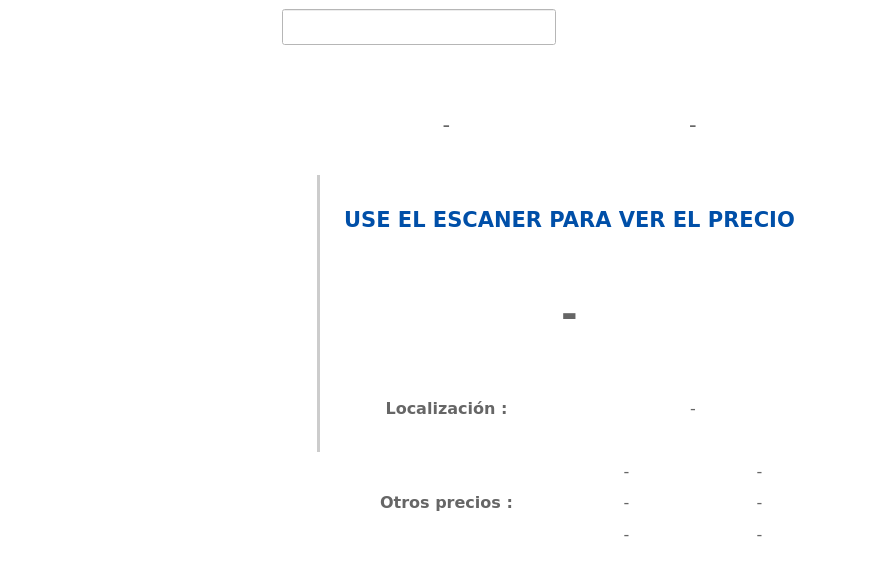
<?xml version="1.0" encoding="UTF-8"?>
<ui version="4.0">
 <class>Checador</class>
 <widget class="QMainWindow" name="Checador">
  <property name="geometry">
   <rect>
    <x>0</x>
    <y>0</y>
    <width>884</width>
    <height>587</height>
   </rect>
  </property>
  <property name="windowTitle">
   <string>Checador</string>
  </property>
  <property name="styleSheet">
   <string notr="true">background-color: rgb(255, 255, 255);</string>
  </property>
  <widget class="QWidget" name="centralwidget">
   <layout class="QGridLayout" name="gridLayout">
    <item row="1" column="3">
     <layout class="QHBoxLayout" name="horizontalLayout">
      <item>
       <spacer name="horizontalSpacer_2">
        <property name="orientation">
         <enum>Qt::Horizontal</enum>
        </property>
        <property name="sizeHint" stdset="0">
         <size>
          <width>40</width>
          <height>20</height>
         </size>
        </property>
       </spacer>
      </item>
      <item>
       <widget class="QLineEdit" name="input">
        <property name="sizePolicy">
         <sizepolicy hsizetype="Expanding" vsizetype="Maximum">
          <horstretch>0</horstretch>
          <verstretch>0</verstretch>
         </sizepolicy>
        </property>
        <property name="font">
         <font>
          <pointsize>18</pointsize>
         </font>
        </property>
        <property name="alignment">
         <set>Qt::AlignCenter</set>
        </property>
       </widget>
      </item>
      <item>
       <spacer name="horizontalSpacer">
        <property name="orientation">
         <enum>Qt::Horizontal</enum>
        </property>
        <property name="sizeHint" stdset="0">
         <size>
          <width>40</width>
          <height>20</height>
         </size>
        </property>
       </spacer>
      </item>
      <item>
       <widget class="QPushButton" name="pushButton">
        <property name="sizePolicy">
         <sizepolicy hsizetype="Preferred" vsizetype="Preferred">
          <horstretch>0</horstretch>
          <verstretch>0</verstretch>
         </sizepolicy>
        </property>
        <property name="styleSheet">
         <string notr="true"/>
        </property>
        <property name="text">
         <string/>
        </property>
        <property name="icon">
         <iconset resource="Checador.qrc">
          <normaloff>:/images/error.png</normaloff>:/images/error.png</iconset>
        </property>
        <property name="iconSize">
         <size>
          <width>36</width>
          <height>36</height>
         </size>
        </property>
        <property name="flat">
         <bool>true</bool>
        </property>
       </widget>
      </item>
     </layout>
    </item>
    <item row="2" column="3">
     <layout class="QHBoxLayout" name="horizontalLayout_2">
      <item>
       <spacer name="horizontalSpacer_3">
        <property name="orientation">
         <enum>Qt::Horizontal</enum>
        </property>
        <property name="sizeType">
         <enum>QSizePolicy::Fixed</enum>
        </property>
        <property name="sizeHint" stdset="0">
         <size>
          <width>40</width>
          <height>20</height>
         </size>
        </property>
       </spacer>
      </item>
      <item>
       <widget class="QFrame" name="frame">
        <property name="sizePolicy">
         <sizepolicy hsizetype="Preferred" vsizetype="Expanding">
          <horstretch>0</horstretch>
          <verstretch>0</verstretch>
         </sizepolicy>
        </property>
        <property name="frameShape">
         <enum>QFrame::NoFrame</enum>
        </property>
        <property name="frameShadow">
         <enum>QFrame::Plain</enum>
        </property>
        <layout class="QHBoxLayout" name="horizontalLayout_5">
         <item>
          <layout class="QGridLayout" name="gridLayout_2">
           <item row="4" column="0">
            <widget class="QLabel" name="label_7">
             <property name="text">
              <string/>
             </property>
            </widget>
           </item>
           <item row="0" column="4">
            <widget class="QLabel" name="label_11">
             <property name="sizePolicy">
              <sizepolicy hsizetype="Preferred" vsizetype="Maximum">
               <horstretch>0</horstretch>
               <verstretch>0</verstretch>
              </sizepolicy>
             </property>
             <property name="text">
              <string/>
             </property>
            </widget>
           </item>
           <item row="0" column="1">
            <widget class="QLabel" name="label_10">
             <property name="sizePolicy">
              <sizepolicy hsizetype="Preferred" vsizetype="Maximum">
               <horstretch>0</horstretch>
               <verstretch>0</verstretch>
              </sizepolicy>
             </property>
             <property name="text">
              <string/>
             </property>
            </widget>
           </item>
           <item row="4" column="5">
            <widget class="QLabel" name="label_15">
             <property name="text">
              <string/>
             </property>
            </widget>
           </item>
           <item row="0" column="0">
            <widget class="QLabel" name="label_2">
             <property name="sizePolicy">
              <sizepolicy hsizetype="Preferred" vsizetype="Maximum">
               <horstretch>0</horstretch>
               <verstretch>0</verstretch>
              </sizepolicy>
             </property>
             <property name="text">
              <string/>
             </property>
            </widget>
           </item>
           <item row="3" column="5">
            <widget class="QLabel" name="label_14">
             <property name="text">
              <string/>
             </property>
            </widget>
           </item>
           <item row="2" column="5">
            <widget class="QLabel" name="label_13">
             <property name="text">
              <string/>
             </property>
            </widget>
           </item>
           <item row="3" column="0">
            <widget class="QLabel" name="label_5">
             <property name="text">
              <string/>
             </property>
            </widget>
           </item>
           <item row="0" column="5">
            <widget class="QLabel" name="label">
             <property name="sizePolicy">
              <sizepolicy hsizetype="Preferred" vsizetype="Maximum">
               <horstretch>0</horstretch>
               <verstretch>0</verstretch>
              </sizepolicy>
             </property>
             <property name="text">
              <string/>
             </property>
            </widget>
           </item>
           <item row="5" column="0">
            <widget class="QLabel" name="label_8">
             <property name="text">
              <string/>
             </property>
            </widget>
           </item>
           <item row="1" column="0">
            <widget class="QLabel" name="label_9">
             <property name="sizePolicy">
              <sizepolicy hsizetype="Maximum" vsizetype="Preferred">
               <horstretch>0</horstretch>
               <verstretch>0</verstretch>
              </sizepolicy>
             </property>
             <property name="text">
              <string/>
             </property>
            </widget>
           </item>
           <item row="2" column="1" rowspan="3">
            <widget class="QLabel" name="imagen">
             <property name="text">
              <string/>
             </property>
            </widget>
           </item>
           <item row="0" column="3">
            <widget class="QLabel" name="label_3">
             <property name="sizePolicy">
              <sizepolicy hsizetype="Preferred" vsizetype="Maximum">
               <horstretch>0</horstretch>
               <verstretch>0</verstretch>
              </sizepolicy>
             </property>
             <property name="text">
              <string/>
             </property>
            </widget>
           </item>
           <item row="1" column="3" rowspan="5" colspan="2">
            <layout class="QVBoxLayout" name="verticalLayout_2">
             <item>
              <layout class="QHBoxLayout" name="horizontalLayout_4">
               <item>
                <widget class="QLabel" name="clave">
                 <property name="font">
                  <font>
                   <family>Verdana</family>
                   <pointsize>16</pointsize>
                  </font>
                 </property>
                 <property name="styleSheet">
                  <string notr="true">color : #666666;</string>
                 </property>
                 <property name="text">
                  <string>-</string>
                 </property>
                 <property name="alignment">
                  <set>Qt::AlignCenter</set>
                 </property>
                </widget>
               </item>
               <item>
                <widget class="QLabel" name="clave_alterna">
                 <property name="font">
                  <font>
                   <family>Verdana</family>
                   <pointsize>16</pointsize>
                  </font>
                 </property>
                 <property name="styleSheet">
                  <string notr="true">color : #666666;</string>
                 </property>
                 <property name="text">
                  <string>-</string>
                 </property>
                 <property name="alignment">
                  <set>Qt::AlignCenter</set>
                 </property>
                </widget>
               </item>
              </layout>
             </item>
             <item>
              <widget class="QLabel" name="nombre">
               <property name="sizePolicy">
                <sizepolicy hsizetype="Ignored" vsizetype="Preferred">
                 <horstretch>0</horstretch>
                 <verstretch>0</verstretch>
                </sizepolicy>
               </property>
               <property name="font">
                <font>
                 <family>Verdana</family>
                 <pointsize>16</pointsize>
                 <bold>true</bold>
                </font>
               </property>
               <property name="styleSheet">
                <string notr="true">color : #004FA8;</string>
               </property>
               <property name="text">
                <string>USE EL ESCANER PARA VER EL PRECIO</string>
               </property>
               <property name="alignment">
                <set>Qt::AlignCenter</set>
               </property>
               <property name="wordWrap">
                <bool>true</bool>
               </property>
              </widget>
             </item>
             <item>
              <widget class="QLabel" name="precio1">
               <property name="font">
                <font>
                 <family>Verdana</family>
                 <pointsize>30</pointsize>
                 <bold>true</bold>
                </font>
               </property>
               <property name="styleSheet">
                <string notr="true">color : #666666;</string>
               </property>
               <property name="text">
                <string>-</string>
               </property>
               <property name="alignment">
                <set>Qt::AlignCenter</set>
               </property>
              </widget>
             </item>
             <item>
              <layout class="QHBoxLayout" name="horizontalLayout_3">
               <item>
                <widget class="QLabel" name="label_6">
                 <property name="font">
                  <font>
                   <family>Verdana</family>
                   <pointsize>12</pointsize>
                   <bold>true</bold>
                  </font>
                 </property>
                 <property name="styleSheet">
                  <string notr="true">color: #666666;</string>
                 </property>
                 <property name="text">
                  <string>Localización :</string>
                 </property>
                 <property name="alignment">
                  <set>Qt::AlignCenter</set>
                 </property>
                </widget>
               </item>
               <item>
                <widget class="QLabel" name="localizacion">
                 <property name="font">
                  <font>
                   <family>Verdana</family>
                   <pointsize>12</pointsize>
                  </font>
                 </property>
                 <property name="styleSheet">
                  <string notr="true">color: #666666;</string>
                 </property>
                 <property name="text">
                  <string>-</string>
                 </property>
                 <property name="alignment">
                  <set>Qt::AlignCenter</set>
                 </property>
                </widget>
               </item>
              </layout>
             </item>
             <item>
              <layout class="QHBoxLayout" name="horizontalLayout_6">
               <item>
                <widget class="QLabel" name="otros_precios">
                 <property name="sizePolicy">
                  <sizepolicy hsizetype="Preferred" vsizetype="Maximum">
                   <horstretch>0</horstretch>
                   <verstretch>0</verstretch>
                  </sizepolicy>
                 </property>
                 <property name="font">
                  <font>
                   <family>Verdana</family>
                   <pointsize>12</pointsize>
                   <bold>true</bold>
                  </font>
                 </property>
                 <property name="styleSheet">
                  <string notr="true">color: #666666;</string>
                 </property>
                 <property name="text">
                  <string>Otros precios :</string>
                 </property>
                 <property name="alignment">
                  <set>Qt::AlignCenter</set>
                 </property>
                </widget>
               </item>
               <item>
                <layout class="QVBoxLayout" name="verticalLayout">
                 <item>
                  <layout class="QGridLayout" name="gridLayout_3">
                   <item row="0" column="2">
                    <widget class="QLabel" name="precio2">
                     <property name="font">
                      <font>
                       <family>Verdana</family>
                       <pointsize>12</pointsize>
                      </font>
                     </property>
                     <property name="styleSheet">
                      <string notr="true">color: #666666;</string>
                     </property>
                     <property name="text">
                      <string>-</string>
                     </property>
                     <property name="alignment">
                      <set>Qt::AlignCenter</set>
                     </property>
                    </widget>
                   </item>
                   <item row="1" column="2">
                    <widget class="QLabel" name="precio3">
                     <property name="font">
                      <font>
                       <family>Verdana</family>
                       <pointsize>12</pointsize>
                      </font>
                     </property>
                     <property name="styleSheet">
                      <string notr="true">color: #666666;</string>
                     </property>
                     <property name="text">
                      <string>-</string>
                     </property>
                     <property name="alignment">
                      <set>Qt::AlignCenter</set>
                     </property>
                    </widget>
                   </item>
                   <item row="1" column="0">
                    <widget class="QLabel" name="piezas3">
                     <property name="font">
                      <font>
                       <family>Verdana</family>
                       <pointsize>12</pointsize>
                      </font>
                     </property>
                     <property name="styleSheet">
                      <string notr="true">color: #666666;</string>
                     </property>
                     <property name="text">
                      <string>-</string>
                     </property>
                     <property name="alignment">
                      <set>Qt::AlignCenter</set>
                     </property>
                    </widget>
                   </item>
                   <item row="0" column="0">
                    <widget class="QLabel" name="piezas2">
                     <property name="font">
                      <font>
                       <family>Verdana</family>
                       <pointsize>12</pointsize>
                      </font>
                     </property>
                     <property name="styleSheet">
                      <string notr="true">color: #666666;</string>
                     </property>
                     <property name="text">
                      <string>-</string>
                     </property>
                     <property name="alignment">
                      <set>Qt::AlignCenter</set>
                     </property>
                    </widget>
                   </item>
                   <item row="2" column="2">
                    <widget class="QLabel" name="precio4">
                     <property name="font">
                      <font>
                       <family>Verdana</family>
                       <pointsize>12</pointsize>
                      </font>
                     </property>
                     <property name="styleSheet">
                      <string notr="true">color: #666666;</string>
                     </property>
                     <property name="text">
                      <string>-</string>
                     </property>
                     <property name="alignment">
                      <set>Qt::AlignCenter</set>
                     </property>
                    </widget>
                   </item>
                   <item row="2" column="0">
                    <widget class="QLabel" name="piezas4">
                     <property name="font">
                      <font>
                       <family>Verdana</family>
                       <pointsize>12</pointsize>
                      </font>
                     </property>
                     <property name="styleSheet">
                      <string notr="true">color: #666666;</string>
                     </property>
                     <property name="text">
                      <string>-</string>
                     </property>
                     <property name="alignment">
                      <set>Qt::AlignCenter</set>
                     </property>
                    </widget>
                   </item>
                   <item row="0" column="1">
                    <widget class="QLabel" name="label_17">
                     <property name="sizePolicy">
                      <sizepolicy hsizetype="Maximum" vsizetype="Preferred">
                       <horstretch>0</horstretch>
                       <verstretch>0</verstretch>
                      </sizepolicy>
                     </property>
                     <property name="text">
                      <string>    </string>
                     </property>
                    </widget>
                   </item>
                   <item row="1" column="1">
                    <widget class="QLabel" name="label_18">
                     <property name="sizePolicy">
                      <sizepolicy hsizetype="Maximum" vsizetype="Preferred">
                       <horstretch>0</horstretch>
                       <verstretch>0</verstretch>
                      </sizepolicy>
                     </property>
                     <property name="text">
                      <string>    </string>
                     </property>
                    </widget>
                   </item>
                   <item row="2" column="1">
                    <widget class="QLabel" name="label_19">
                     <property name="sizePolicy">
                      <sizepolicy hsizetype="Maximum" vsizetype="Preferred">
                       <horstretch>0</horstretch>
                       <verstretch>0</verstretch>
                      </sizepolicy>
                     </property>
                     <property name="text">
                      <string>    </string>
                     </property>
                    </widget>
                   </item>
                  </layout>
                 </item>
                </layout>
               </item>
              </layout>
             </item>
            </layout>
           </item>
           <item row="2" column="0">
            <widget class="QLabel" name="label_4">
             <property name="text">
              <string/>
             </property>
            </widget>
           </item>
           <item row="5" column="5">
            <widget class="QLabel" name="label_16">
             <property name="text">
              <string/>
             </property>
            </widget>
           </item>
           <item row="1" column="5">
            <widget class="QLabel" name="label_12">
             <property name="sizePolicy">
              <sizepolicy hsizetype="Maximum" vsizetype="Preferred">
               <horstretch>0</horstretch>
               <verstretch>0</verstretch>
              </sizepolicy>
             </property>
             <property name="text">
              <string/>
             </property>
            </widget>
           </item>
           <item row="2" column="2" rowspan="3">
            <widget class="Line" name="line">
             <property name="sizePolicy">
              <sizepolicy hsizetype="Fixed" vsizetype="Expanding">
               <horstretch>0</horstretch>
               <verstretch>0</verstretch>
              </sizepolicy>
             </property>
             <property name="styleSheet">
              <string notr="true">color: #CCCCCC;</string>
             </property>
             <property name="frameShadow">
              <enum>QFrame::Plain</enum>
             </property>
             <property name="lineWidth">
              <number>3</number>
             </property>
             <property name="orientation">
              <enum>Qt::Vertical</enum>
             </property>
            </widget>
           </item>
          </layout>
         </item>
        </layout>
       </widget>
      </item>
      <item>
       <spacer name="horizontalSpacer_4">
        <property name="orientation">
         <enum>Qt::Horizontal</enum>
        </property>
        <property name="sizeType">
         <enum>QSizePolicy::Fixed</enum>
        </property>
        <property name="sizeHint" stdset="0">
         <size>
          <width>40</width>
          <height>20</height>
         </size>
        </property>
       </spacer>
      </item>
     </layout>
    </item>
   </layout>
  </widget>
  <widget class="QMenuBar" name="menubar">
   <property name="geometry">
    <rect>
     <x>0</x>
     <y>0</y>
     <width>884</width>
     <height>22</height>
    </rect>
   </property>
  </widget>
  <widget class="QStatusBar" name="statusbar"/>
 </widget>
 <resources>
  <include location="Checador.qrc"/>
 </resources>
 <connections/>
</ui>
